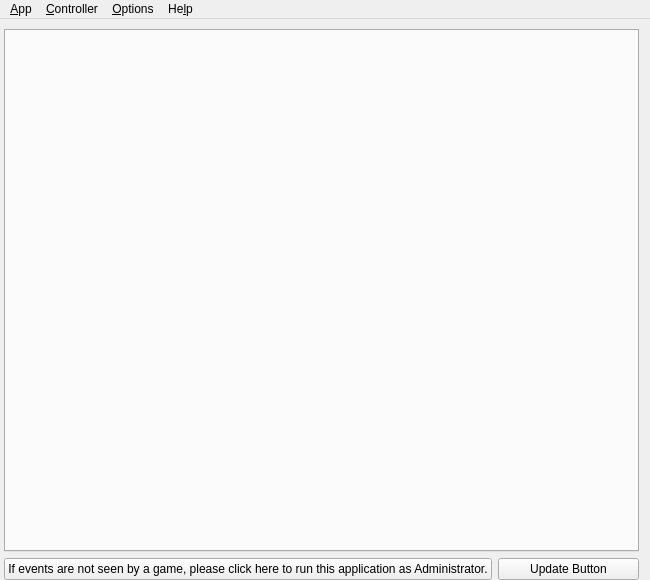
<?xml version="1.0" encoding="UTF-8"?>
<ui version="4.0">
 <class>MainWindow</class>
 <widget class="QMainWindow" name="MainWindow">
  <property name="windowModality">
   <enum>Qt::WindowModal</enum>
  </property>
  <property name="geometry">
   <rect>
    <x>0</x>
    <y>0</y>
    <width>650</width>
    <height>580</height>
   </rect>
  </property>
  <property name="minimumSize">
   <size>
    <width>650</width>
    <height>0</height>
   </size>
  </property>
  <property name="windowTitle">
   <string>AntiMicroX</string>
  </property>
  <property name="windowIcon">
   <iconset theme="io.github.antimicrox.antimicrox">
    <normaloff>.</normaloff>.</iconset>
  </property>
  <property name="styleSheet">
   <string notr="true">FlashButtonWidget[isflashing=&quot;true&quot;] {
    background-color: rgb(0, 0, 255);
	color: rgb(205, 197, 191);
}
QPushButton#setPushButton1[setActive=&quot;false&quot;], QPushButton#setPushButton2[setActive=&quot;false&quot;], QPushButton#setPushButton3[setActive=&quot;false&quot;], QPushButton#setPushButton4[setActive=&quot;false&quot;], QPushButton#setPushButton5[setActive=&quot;false&quot;], QPushButton#setPushButton6[setActive=&quot;false&quot;], QPushButton#setPushButton7[setActive=&quot;false&quot;], QPushButton#setPushButton8[setActive=&quot;false&quot;] {
	background-color: rgb(190, 190, 190);
}

QStackedWidget#stackedWidget{
    padding-top: 10px; } QPushButton#namesPushButton[isDisplayingNames=&quot;true&quot;] {
	background-color: rgb(192, 255, 192);
}</string>
  </property>
  <widget class="QWidget" name="centralWidget">
   <layout class="QVBoxLayout" name="verticalLayout">
    <property name="leftMargin">
     <number>4</number>
    </property>
    <property name="topMargin">
     <number>0</number>
    </property>
    <property name="bottomMargin">
     <number>0</number>
    </property>
    <item>
     <widget class="QStackedWidget" name="stackedWidget">
      <property name="sizePolicy">
       <sizepolicy hsizetype="Preferred" vsizetype="Preferred">
        <horstretch>0</horstretch>
        <verstretch>0</verstretch>
       </sizepolicy>
      </property>
      <property name="frameShape">
       <enum>QFrame::NoFrame</enum>
      </property>
      <property name="frameShadow">
       <enum>QFrame::Plain</enum>
      </property>
      <property name="lineWidth">
       <number>1</number>
      </property>
      <property name="currentIndex">
       <number>1</number>
      </property>
      <widget class="QWidget" name="page1">
       <layout class="QVBoxLayout" name="verticalLayout_2">
        <item>
         <widget class="QLabel" name="label">
          <property name="text">
           <string>No Joysticks have been found.
 Please plug in a joystick and then choose the &quot;Update Joysticks&quot; option in the main menu</string>
          </property>
          <property name="scaledContents">
           <bool>true</bool>
          </property>
          <property name="alignment">
           <set>Qt::AlignCenter</set>
          </property>
          <property name="wordWrap">
           <bool>true</bool>
          </property>
         </widget>
        </item>
       </layout>
      </widget>
      <widget class="QWidget" name="joystick_tabs">
       <property name="sizePolicy">
        <sizepolicy hsizetype="Preferred" vsizetype="Preferred">
         <horstretch>0</horstretch>
         <verstretch>0</verstretch>
        </sizepolicy>
       </property>
       <layout class="QVBoxLayout" name="verticalLayout_3">
        <property name="leftMargin">
         <number>0</number>
        </property>
        <property name="topMargin">
         <number>0</number>
        </property>
        <property name="rightMargin">
         <number>0</number>
        </property>
        <property name="bottomMargin">
         <number>0</number>
        </property>
        <item>
         <widget class="JoyTabWidgetContainer" name="tabWidget">
          <property name="enabled">
           <bool>true</bool>
          </property>
          <property name="sizePolicy">
           <sizepolicy hsizetype="Preferred" vsizetype="Preferred">
            <horstretch>0</horstretch>
            <verstretch>0</verstretch>
           </sizepolicy>
          </property>
          <property name="layoutDirection">
           <enum>Qt::LeftToRight</enum>
          </property>
          <property name="tabPosition">
           <enum>QTabWidget::North</enum>
          </property>
          <property name="tabShape">
           <enum>QTabWidget::Rounded</enum>
          </property>
          <property name="currentIndex">
           <number>-1</number>
          </property>
          <property name="usesScrollButtons">
           <bool>true</bool>
          </property>
          <property name="documentMode">
           <bool>false</bool>
          </property>
          <property name="tabsClosable">
           <bool>false</bool>
          </property>
          <property name="movable">
           <bool>false</bool>
          </property>
         </widget>
        </item>
       </layout>
      </widget>
     </widget>
    </item>
    <item>
     <layout class="QHBoxLayout" name="bottombuttonslayout">
      <item>
       <widget class="QPushButton" name="uacPushButton">
        <property name="sizePolicy">
         <sizepolicy hsizetype="Minimum" vsizetype="Fixed">
          <horstretch>1</horstretch>
          <verstretch>0</verstretch>
         </sizepolicy>
        </property>
        <property name="text">
         <string>If events are not seen by a game, please click here to run this application as Administrator.</string>
        </property>
        <property name="autoDefault">
         <bool>false</bool>
        </property>
        <property name="default">
         <bool>false</bool>
        </property>
        <property name="flat">
         <bool>false</bool>
        </property>
       </widget>
      </item>
      <item>
       <widget class="QPushButton" name="updateButton">
        <property name="sizePolicy">
         <sizepolicy hsizetype="Minimum" vsizetype="Fixed">
          <horstretch>1</horstretch>
          <verstretch>0</verstretch>
         </sizepolicy>
        </property>
        <property name="text">
         <string>Update Button</string>
        </property>
        <property name="autoDefault">
         <bool>false</bool>
        </property>
        <property name="default">
         <bool>false</bool>
        </property>
        <property name="flat">
         <bool>false</bool>
        </property>
       </widget>
      </item>
     </layout>
    </item>
   </layout>
  </widget>
  <widget class="QMenuBar" name="menuBar">
   <property name="geometry">
    <rect>
     <x>0</x>
     <y>0</y>
     <width>650</width>
     <height>22</height>
    </rect>
   </property>
   <widget class="QMenu" name="menuQuit">
    <property name="title">
     <string>&amp;App</string>
    </property>
    <addaction name="actionHide"/>
    <addaction name="actionQuit"/>
   </widget>
   <widget class="QMenu" name="menuOptions">
    <property name="title">
     <string>&amp;Options</string>
    </property>
    <addaction name="actionProperties"/>
    <addaction name="actionKeyValue"/>
    <addaction name="actionCalibration"/>
    <addaction name="actionStick_Pad_Assign"/>
    <addaction name="actionOptions"/>
    <addaction name="actionUpdate_Joysticks"/>
   </widget>
   <widget class="QMenu" name="menuController">
    <property name="title">
     <string>&amp;Controller</string>
    </property>
   </widget>
   <widget class="QMenu" name="menuHelp">
    <property name="title">
     <string>He&amp;lp</string>
    </property>
    <addaction name="actionGitHubPage"/>
    <addaction name="actionIssues"/>
    <addaction name="actionWiki"/>
    <addaction name="separator"/>
    <addaction name="actionAbout"/>
    <addaction name="actionAbout_Qt"/>
   </widget>
   <addaction name="menuQuit"/>
   <addaction name="menuController"/>
   <addaction name="menuOptions"/>
   <addaction name="menuHelp"/>
  </widget>
  <action name="actionQuit">
   <property name="icon">
    <iconset theme="application_exit" resource="../resources.qrc">
     <normaloff>:/images/actions/application_exit.png</normaloff>:/images/actions/application_exit.png</iconset>
   </property>
   <property name="text">
    <string>&amp;Quit</string>
   </property>
   <property name="shortcut">
    <string>Ctrl+Q</string>
   </property>
  </action>
  <action name="actionUpdate_Joysticks">
   <property name="enabled">
    <bool>true</bool>
   </property>
   <property name="icon">
    <iconset theme="view_refresh" resource="../resources.qrc">
     <normaloff>:/images/actions/view_refresh.png</normaloff>:/images/actions/view_refresh.png</iconset>
   </property>
   <property name="text">
    <string>&amp;Update Joysticks</string>
   </property>
   <property name="shortcut">
    <string>Ctrl+U</string>
   </property>
  </action>
  <action name="actionHide">
   <property name="icon">
    <iconset theme="view_restore" resource="../resources.qrc">
     <normaloff>:/images/actions/view_restore.png</normaloff>:/images/actions/view_restore.png</iconset>
   </property>
   <property name="text">
    <string>&amp;Hide</string>
   </property>
   <property name="shortcut">
    <string>Ctrl+H</string>
   </property>
  </action>
  <action name="actionAbout">
   <property name="icon">
    <iconset theme="about_antimicrox" resource="../resources.qrc">
     <normaloff>:/images/actions/about_antimicrox.png</normaloff>:/images/actions/about_antimicrox.png</iconset>
   </property>
   <property name="text">
    <string>&amp;About</string>
   </property>
   <property name="shortcut">
    <string>Ctrl+A</string>
   </property>
  </action>
  <action name="actionAbout_Qt">
   <property name="icon">
    <iconset theme="about_qt" resource="../resources.qrc">
     <normaloff>:/images/actions/about_qt.png</normaloff>:/images/actions/about_qt.png</iconset>
   </property>
   <property name="text">
    <string>About &amp;Qt</string>
   </property>
   <property name="shortcut">
    <string>Ctrl+T</string>
   </property>
  </action>
  <action name="actionProperties">
   <property name="icon">
    <iconset theme="sliders" resource="../resources.qrc">
     <normaloff>:/images/actions/sliders.png</normaloff>:/images/actions/sliders.png</iconset>
   </property>
   <property name="text">
    <string>&amp;Properties</string>
   </property>
   <property name="shortcut">
    <string>Ctrl+P</string>
   </property>
  </action>
  <action name="actionKeyValue">
   <property name="icon">
    <iconset theme="key_checker" resource="../resources.qrc">
     <normaloff>:/images/actions/key_checker.png</normaloff>:/images/actions/key_checker.png</iconset>
   </property>
   <property name="text">
    <string>&amp;Key Checker</string>
   </property>
   <property name="shortcut">
    <string>Ctrl+K</string>
   </property>
  </action>
  <action name="actionHomePage">
   <property name="text">
    <string>Home Page</string>
   </property>
   <property name="shortcut">
    <string>Ctrl+H</string>
   </property>
  </action>
  <action name="actionGitHubPage">
   <property name="icon">
    <iconset theme="github_page" resource="../resources.qrc">
     <normaloff>:/images/actions/github_page.png</normaloff>:/images/actions/github_page.png</iconset>
   </property>
   <property name="text">
    <string>&amp;GitHub Page</string>
   </property>
   <property name="shortcut">
    <string>Ctrl+G</string>
   </property>
  </action>
  <action name="actionOptions">
   <property name="icon">
    <iconset theme="settings" resource="../resources.qrc">
     <normaloff>:/images/actions/settings.png</normaloff>:/images/actions/settings.png</iconset>
   </property>
   <property name="text">
    <string>S&amp;ettings</string>
   </property>
   <property name="shortcut">
    <string>Ctrl+S</string>
   </property>
  </action>
  <action name="actionStick_Pad_Assign">
   <property name="icon">
    <iconset theme="stick_pad_assign" resource="../resources.qrc">
     <normaloff>:/images/actions/stick_pad_assign.png</normaloff>:/images/actions/stick_pad_assign.png</iconset>
   </property>
   <property name="text">
    <string>&amp;Stick/Pad Assign</string>
   </property>
   <property name="shortcut">
    <string>Ctrl+X</string>
   </property>
  </action>
  <action name="actionWiki">
   <property name="icon">
    <iconset theme="wiki" resource="../resources.qrc">
     <normaloff>:/images/actions/wiki.png</normaloff>:/images/actions/wiki.png</iconset>
   </property>
   <property name="text">
    <string>&amp;Wiki</string>
   </property>
   <property name="shortcut">
    <string>Ctrl+W</string>
   </property>
  </action>
  <action name="actionIssues">
   <property name="icon">
    <iconset theme="issues" resource="../resources.qrc">
     <normaloff>:/images/actions/issues.png</normaloff>:/images/actions/issues.png</iconset>
   </property>
   <property name="text">
    <string>&amp;Issues</string>
   </property>
   <property name="shortcut">
    <string>Ctrl+I</string>
   </property>
  </action>
  <action name="actionCalibration">
   <property name="icon">
    <iconset theme="calibration" resource="../resources.qrc">
     <normaloff>:/images/actions/calibration.png</normaloff>:/images/actions/calibration.png</iconset>
   </property>
   <property name="text">
    <string>&amp;Calibration</string>
   </property>
   <property name="shortcut">
    <string>Ctrl+C</string>
   </property>
  </action>
 </widget>
 <layoutdefault spacing="6" margin="11"/>
 <customwidgets>
  <customwidget>
   <class>JoyTabWidgetContainer</class>
   <extends>QTabWidget</extends>
   <header>joytabwidgetcontainer.h</header>
   <container>1</container>
  </customwidget>
 </customwidgets>
 <resources>
  <include location="../resources.qrc"/>
 </resources>
 <connections>
  <connection>
   <sender>actionQuit</sender>
   <signal>triggered()</signal>
   <receiver>MainWindow</receiver>
   <slot>quitProgram()</slot>
   <hints>
    <hint type="sourcelabel">
     <x>-1</x>
     <y>-1</y>
    </hint>
    <hint type="destinationlabel">
     <x>199</x>
     <y>149</y>
    </hint>
   </hints>
  </connection>
  <connection>
   <sender>actionUpdate_Joysticks</sender>
   <signal>triggered()</signal>
   <receiver>MainWindow</receiver>
   <slot>startJoystickRefresh()</slot>
   <hints>
    <hint type="sourcelabel">
     <x>-1</x>
     <y>-1</y>
    </hint>
    <hint type="destinationlabel">
     <x>349</x>
     <y>262</y>
    </hint>
   </hints>
  </connection>
  <connection>
   <sender>actionHide</sender>
   <signal>triggered()</signal>
   <receiver>MainWindow</receiver>
   <slot>hideWindow()</slot>
   <hints>
    <hint type="sourcelabel">
     <x>-1</x>
     <y>-1</y>
    </hint>
    <hint type="destinationlabel">
     <x>349</x>
     <y>262</y>
    </hint>
   </hints>
  </connection>
  <connection>
   <sender>actionAbout</sender>
   <signal>triggered()</signal>
   <receiver>MainWindow</receiver>
   <slot>openAboutDialog()</slot>
   <hints>
    <hint type="sourcelabel">
     <x>-1</x>
     <y>-1</y>
    </hint>
    <hint type="destinationlabel">
     <x>349</x>
     <y>262</y>
    </hint>
   </hints>
  </connection>
  <connection>
   <sender>actionStick_Pad_Assign</sender>
   <signal>triggered()</signal>
   <receiver>MainWindow</receiver>
   <slot>showStickAssignmentDialog()</slot>
   <hints>
    <hint type="sourcelabel">
     <x>-1</x>
     <y>-1</y>
    </hint>
    <hint type="destinationlabel">
     <x>324</x>
     <y>289</y>
    </hint>
   </hints>
  </connection>
 </connections>
 <slots>
  <slot>startJoystickRefresh()</slot>
  <slot>hideWindow()</slot>
  <slot>openAboutDialog()</slot>
  <slot>quitProgram()</slot>
  <slot>showStickAssignmentDialog()</slot>
 </slots>
</ui>
